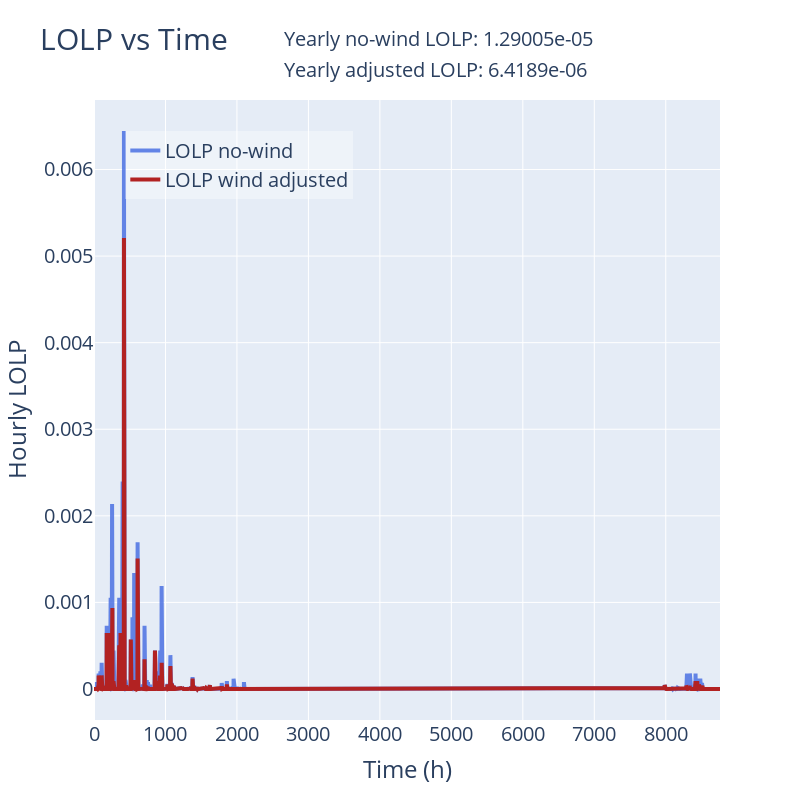

Notebook code for this chart:
### Markdown cell above
## Question 6
### Consider the first scenario
+ First is base
+ Second is shifted by 24h
+ Third is shifted by 48h
### Calculate
+ Total installed capacity of offshore wind
+ Capacity factor of offshore wind
+ Subtract the wind production from the system load and calculate LOLP/LOLE again.

### Code cell
# Maximum capacity of wind scenario 1
P_wind1 = np.max(P_off_wind1)
print('Maximum capacity of wind scenario 1: ', P_wind1)
# Sum of the capacities of wind scenario 1
P_wind1_sum = np.sum(P_off_wind1)
print('Sum of the capacities of wind scenario 1: ', P_wind1_sum)
# Average generation
P_wind1_avg = np.mean(P_off_wind1)
print('Average generation: ', P_wind1_avg)
# Capacity factor 
P_wind1_cf = P_wind1_avg / P_wind1 # this is the same as (P_wind1_sum / 8760) / P_wind1
P_wind1_cf2 = P_wind1_sum / (P_wind1 * 8760)
print('Capacity factor: ', P_wind1_cf)
print('Capacity factor 2: ', P_wind1_cf2)


# Adjust load by subtracting wind generation
NLh_load_wind1 = np.subtract(NLh_load, P_off_wind1)

# Recalculate LOLP
df_LOLP_wind1 = get_LOLP(Cgens, Ugens, P_round, NLh_load_wind1, COPT_function)

# Calculate total LOLP
total_lolp_wind1 = df_LOLP_wind1['LOLP'].sum()/8760

# Subtract scenario2
NLh_load_wind2 = np.subtract(NLh_load, P_off_wind2)
df_LOLP_wind2 = get_LOLP(Cgens, Ugens, P_round, NLh_load_wind2, COPT_function)
total_lolp_wind2 = df_LOLP_wind2['LOLP'].sum()/8760

# Subtract scenario3
NLh_load_wind3 = np.subtract(NLh_load, P_off_wind3)
df_LOLP_wind3 = get_LOLP(Cgens, Ugens, P_round, NLh_load_wind3, COPT_function)

# Calculate total LOLP
total_lolp_wind3 = df_LOLP_wind3['LOLP'].sum()/8760

# Plot WIND LOLP and only LOLP
fig = go.Figure()
fig.add_trace(go.Scatter(x=df_LOLP.index, y=df_LOLP['LOLP'], name='LOLP no-wind', mode='lines', line=dict(color='royalblue', width=4), opacity=0.8))
fig.add_trace(go.Scatter(x=df_LOLP_wind1.index, y=df_LOLP_wind1['LOLP'], name='LOLP wind adjusted', mode='lines', line=dict(color='firebrick', width=4)))

fig.update_layout(title='LOLP vs Time', 
                  title_font_size=30, 
                  xaxis_title='Time (h)', 
                  yaxis_title='Hourly LOLP', 
                  font_size=20, 
                  legend_font_size=20, 
                width=800, height=800)
# Update legend position
fig.update_layout(legend=dict(
    orientation="v",
    yanchor="top",
    y=0.95,
    xanchor="left",
    x=0.05
))
# Remove background of legend
fig.update_layout(legend= {'bgcolor': 'rgba(255,255,255,0.33)'})
# Add subtitle of total LOLP
fig.add_annotation(x=0.3, y=1.0745,
            text="Yearly adjusted LOLP: "+str(round(total_lolp_wind1,10)),
            showarrow=False,
            xanchor="left",
            yanchor="top",
            xref="paper",
            yref="paper",
            font=dict(size=20))
            
fig.add_annotation(x=0.3, y=1.0745,
            text="Yearly no-wind LOLP: "+str(round(total_lolp,10)),
            xanchor="left",
            yanchor="bottom",
            showarrow=False,
            xref="paper",
            yref="paper",
            font=dict(size=20))

fig.write_image("./plots/LOLP3.png")
fig.show()

### Figure 1 — Plotly figure (JSON) as saved in the notebook; plotly's stock layout.template omitted (floating-point values rounded to 4 significant figures; data arrays with more than 128 entries replaced by an {"elided": "..."} marker saying what was removed)
{"data": [{"line": {"color": "royalblue", "width": 4}, "mode": "lines", "name": "LOLP no-wind", "opacity": 0.8, "type": "scatter", "x": {"elided": "8760 int values"}, "y": {"elided": "8760 float values"}}, {"line": {"color": "firebrick", "width": 4}, "mode": "lines", "name": "LOLP wind adjusted", "type": "scatter", "x": {"elided": "8760 int values"}, "y": {"elided": "8760 float values"}}], "layout": {"annotations": [{"font": {"size": 20}, "showarrow": false, "text": "Yearly adjusted LOLP: 6.4189e-06", "x": 0.3, "xanchor": "left", "xref": "paper", "y": 1.075, "yanchor": "top", "yref": "paper"}, {"font": {"size": 20}, "showarrow": false, "text": "Yearly no-wind LOLP: 1.29005e-05", "x": 0.3, "xanchor": "left", "xref": "paper", "y": 1.075, "yanchor": "bottom", "yref": "paper"}], "font": {"size": 20}, "height": 800, "legend": {"bgcolor": "rgba(255,255,255,0.33)", "font": {"size": 20}, "orientation": "v", "x": 0.05, "xanchor": "left", "y": 0.95, "yanchor": "top"}, "title": {"font": {"size": 30}, "text": "LOLP vs Time"}, "width": 800, "xaxis": {"title": {"text": "Time (h)"}}, "yaxis": {"title": {"text": "Hourly LOLP"}}}}
